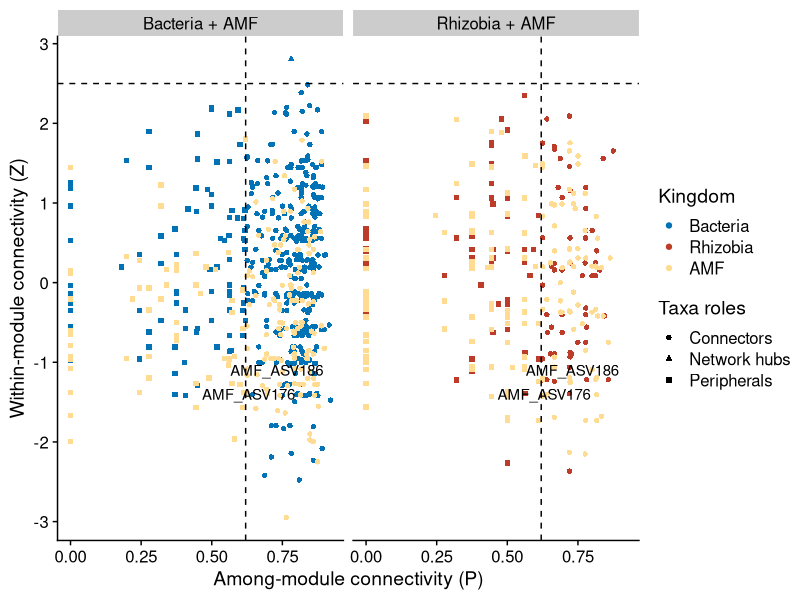

Reproduce this figure in R.
library(ggplot2)
library(dplyr)
library(cowplot)
library(ggsci)

zc_B <- read.csv("B_AMF_microeco_node.csv",row.names = 1)%>%mutate(type="Bacteria + AMF")
zc_rpoB <- read.csv("rpoB_AMF_microeco_node.csv",row.names = 1)%>%mutate(type="Rhizobia + AMF")

zc <- rbind.data.frame(zc_B[,c(6:9,17)],zc_rpoB[,c(6:9,17)])
zc$filed <- factor(zc$filed,levels = c("B","rpoB","AMF"),
                   labels = c("Bacteria","Rhizobia","AMF"))
zc$taxa_roles <- factor(zc$taxa_roles,levels = c("Connectors","Network hubs","Peripheral nodes"),
                        labels = c("Connectors","Network hubs","Peripherals"))

ggplot(zc,aes(x=p,y=z))+
  geom_point(aes(color=filed,shape=taxa_roles))+
  geom_hline(yintercept = 2.5,linetype=2)+
  geom_vline(xintercept = 0.62,linetype=2)+
  scale_color_manual(values = c("#0072B5FF","#BC3C29FF","#FFDC91FF"))+
  labs(x="Among-module connectivity (P)",y="Within-module connectivity (Z)",
       color="Kingdom",shape="Taxa roles")+
  facet_wrap(~type)+
  theme_cowplot()+
  guides(color=guide_legend(order = 1),shape=guide_legend(order = 2))+
  annotate("text",x=0.73,y=-1.1,label = "AMF_ASV186",size=3.8)+
  annotate("text",x=0.63,y=-1.4,label = "AMF_ASV176",size=3.8)